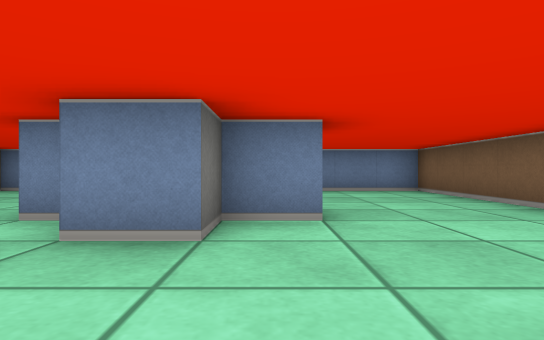
[1] (above)

12 first-person views from a walk through a cub3D level. The camera is about half as high as the walls, looks level and sees 75° across. The floor is counted in squares. Each view is taken from the middle of a square. On the plan, view 1 faces up. The plan holds only what a view shows up to about 9 squares ahead; the rest is blank.

[2]
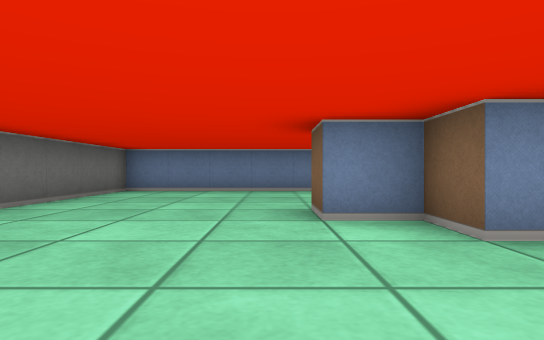

[3]
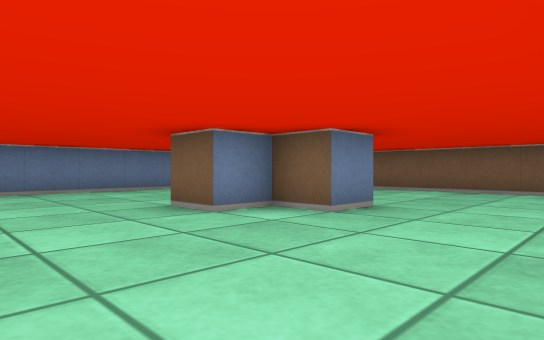

[4]
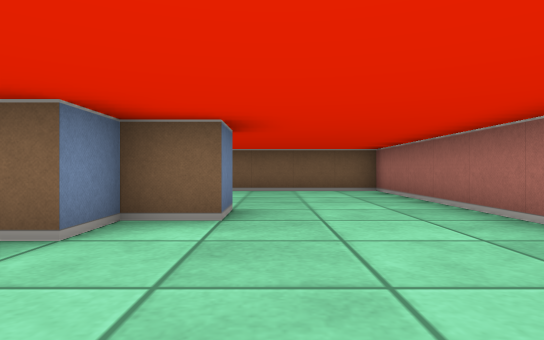

[5]
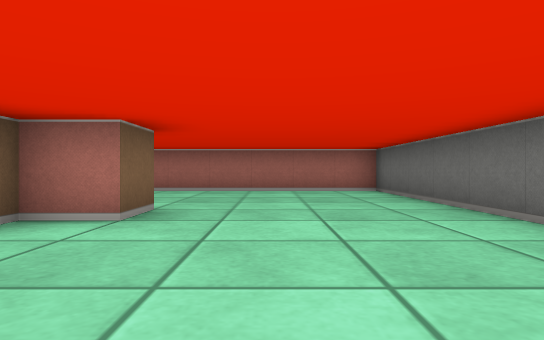

[6]
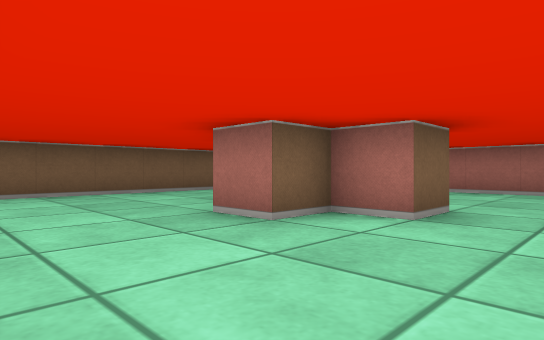

[7]
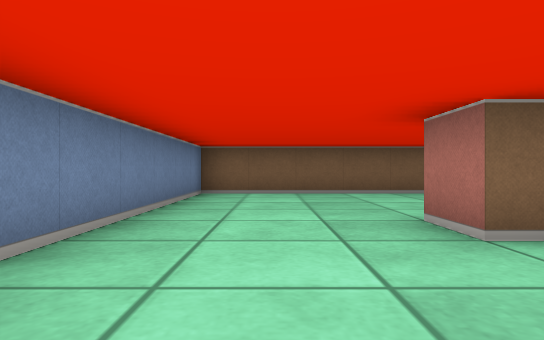

[8]
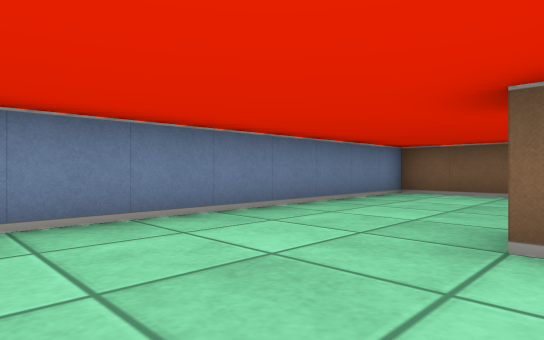

[9]
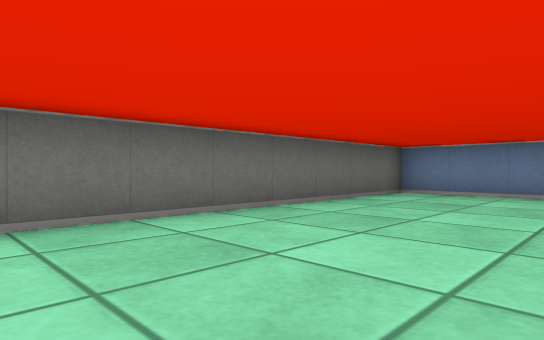

[10]
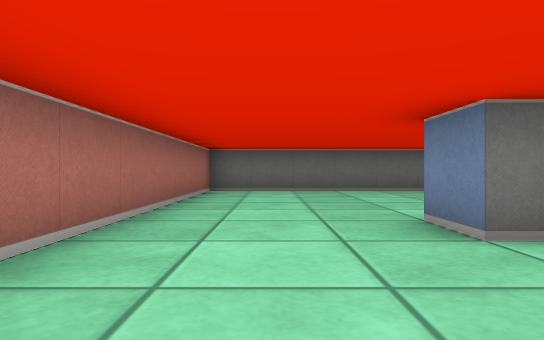

[11]
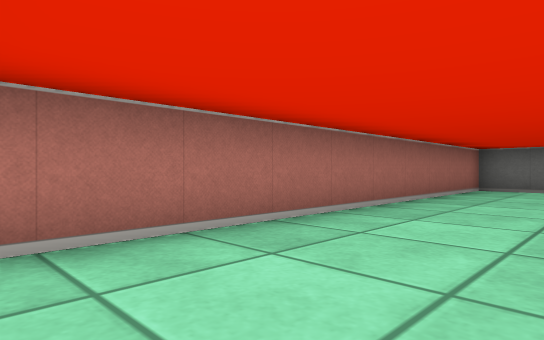

[12]
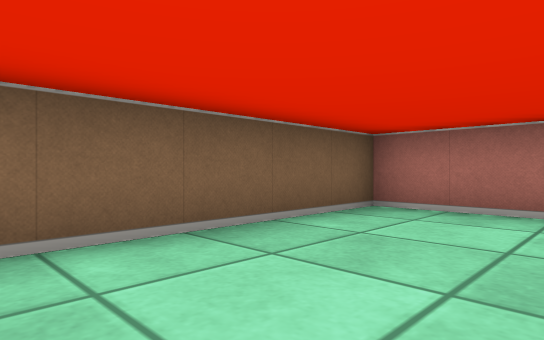

### Floor plan
Points are (right, up) in squares from view 1. A wall is a line through its corners. A room is listed if a view was taken in it or the views show most of it. See-through windows are left out.
Room 1 (views 1, 2, 3, 4, 5, 6, 7, 8, 9, 10, 11, 12)
walls: (0.5, 3.5) (-0.5, 3.5) (-0.5, 2.5) (-1.5, 2.5) (-1.5, 3.5) (-2.5, 3.5) (-2.5, 4.5) (-1.5, 4.5) (-1.5, 5.5) (-0.5, 5.5); (-6.5, 8.5) (-6.5, -0.5) (3.5, -0.5) (3.5, 8.5) (-6.5, 8.5)

Positions as (right, up) in squares from view 1, and headings:
1: (0, 0), facing up
2: (-3, 0), facing up
3: (-5, 0), facing up-right
4: (-5, 2), facing right
5: (-4, 8), facing down
6: (-4, 8), facing down-right
7: (-4, 7), facing right
8: (-4, 5), facing up-right
9: (-3, 1), facing up-left
10: (2, 1), facing left
11: (3, 2), facing down-left
12: (1, 4), facing down-right
